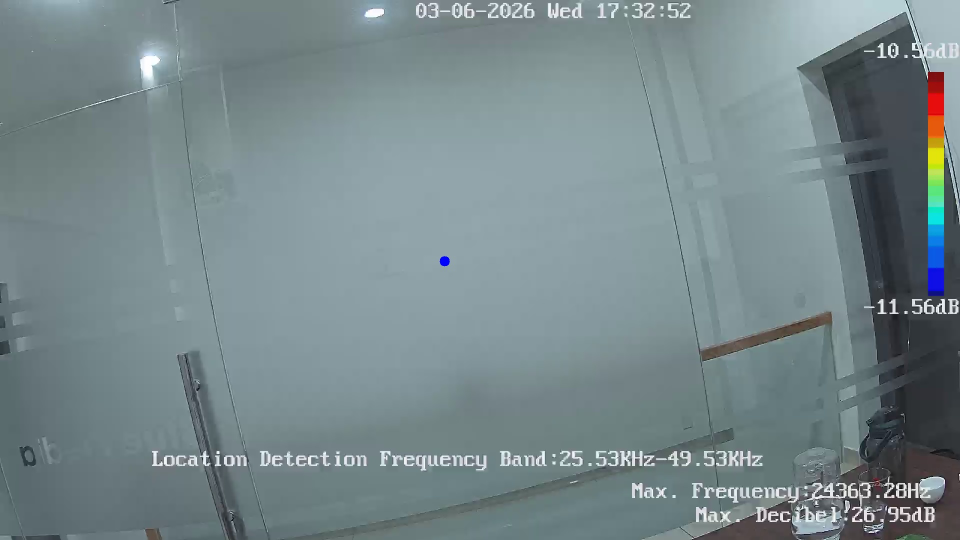
#> input picture scratch/debug_pd_frame.jpg, 1920 x 1080 px, found by its file name (shown at 1/2 size)
$ python test_detection.py
#> lines starting #> are read from the running program, lines starting #| are printed output that depends on the picture; after the words box and inside, x2 and y2 are one past the last pixel; in counts of white or black regions, pixels touching at a corner belong together
import cv2
import numpy as np

img = cv2.imread("/home/admin-/.gemini/antigravity/brain/e3609fcc-ee12-4ad4-9aee-949fcfd4a861/debug_pd_frame.jpg")
#> img is the input picture: shape (1080, 1920, 3); mean B, G, R 138.9, 135.5, 119.2
if img is not None:
    # Resize to 320x240 like the analyzer does
    small = cv2.resize(img, (320, 240))
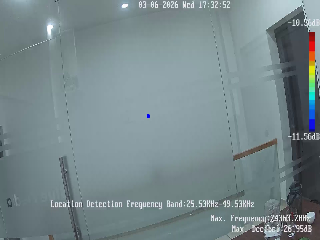
#> small: shape (240, 320, 3); mean B, G, R 138.9, 135.5, 119.2
    small_h, small_w = small.shape[:2]
#> small_h = 240; small_w = 320

    hsv = cv2.cvtColor(small, cv2.COLOR_BGR2HSV)
#> hsv: shape (240, 320, 3); mean H, S, V 95.1, 39.2, 139.9

    m_red1 = cv2.inRange(hsv, (0, 25, 50), (15, 255, 255))
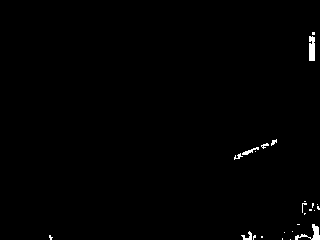
#> m_red1: shape (240, 320); 0.7% white; 25 white regions (18 under 20 px), largest, box (x1, y1, x2, y2) and area: (309, 36, 315, 61) 141, (295, 224, 320, 240) 134, (242, 147, 259, 155) 51
    m_red2 = cv2.inRange(hsv, (160, 25, 50), (180, 255, 255))
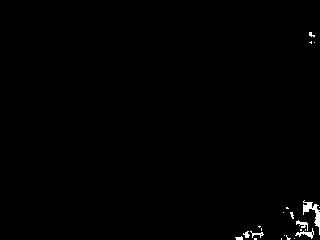
#> m_red2: shape (240, 320); 0.63% white; 22 white regions (16 under 20 px), largest, box (x1, y1, x2, y2) and area: (303, 200, 320, 235) 191, (295, 228, 314, 239) 71, (296, 220, 308, 231) 54, (250, 231, 264, 238) 36, (243, 231, 250, 238) 28, (235, 236, 243, 240) 23
    m_oy   = cv2.inRange(hsv, (15, 25, 50), (35, 255, 255))
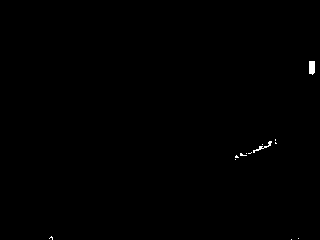
#> m_oy: shape (240, 320); 0.22% white; 13 white regions (11 under 20 px), largest, box (x1, y1, x2, y2) and area: (309, 61, 315, 75) 78, (253, 141, 272, 153) 50
    mask = m_red1 | m_red2 | m_oy
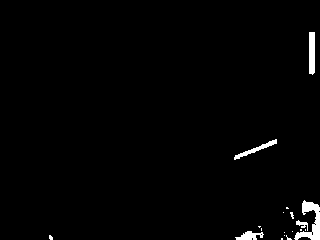
#> mask: shape (240, 320); 1.5% white; 18 white regions (13 under 20 px), largest, box (x1, y1, x2, y2) and area: (294, 200, 320, 240) 446, (309, 32, 315, 75) 252, (234, 139, 277, 160) 189, (235, 231, 264, 240) 153, (296, 220, 308, 231) 57

    # Apply masking boundaries
    mask[:, int(small_w * 0.84):] = 0 # Right side (color bar)
    mask[:, :int(small_w * 0.05)] = 0 # Left side (potential border noise)
    mask[:int(small_h * 0.05), :] = 0 # Top side
    mask[int(small_h * 0.95):, :] = 0 # Bottom side
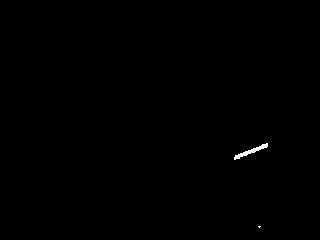
#> mask: shape (240, 320); 0.19% white; 2 white regions (1 under 20 px), largest, box (x1, y1, x2, y2) and area: (234, 143, 268, 160) 145

    kernel = np.ones((3, 3), np.uint8)
    mask = cv2.morphologyEx(mask, cv2.MORPH_OPEN, kernel)
#> mask: shape (240, 320); 0.18% white; 1 white region
    mask = cv2.morphologyEx(mask, cv2.MORPH_CLOSE, kernel)

    contours, _ = cv2.findContours(mask, cv2.RETR_EXTERNAL, cv2.CHAIN_APPROX_SIMPLE)
#> contours = 1 contour; box (x1, y1, x2, y2) and area: (235, 144, 268, 159) 103
    print("Found", len(contours), "contours")
#| Found 1 contours
    candidates = []
    for c in contours:
        area = cv2.contourArea(c)
        print("Contour area:", area)
        if area < 3:
            continue
        candidates.append((area, c))
#> this loop made 1 pass
#> area on pass 1: 103
#| Contour area: 103.0
#> after the loop, candidates = 1 item

    if candidates:
        area, largest = max(candidates, key=lambda t: t[0])
#> largest = contour of 42 points, box (x1, y1, x2, y2) (235, 144, 268, 159), area 103
        M = cv2.moments(largest)
#> M = moments, m00 103, centre m10/m00, m01/m00 = (250.9, 150.8)
        if M["m00"] > 0:
            cx = M["m10"] / M["m00"]
#> cx = 250.9
            cy = M["m01"] / M["m00"]
#> cy = 150.8
            print(f"Hotspot detected at: cx={cx/small_w:.3f}, cy={cy/small_h:.3f} (area={area:.1f})")
#| Hotspot detected at: cx=0.784, cy=0.628 (area=103.0)
        else:
            print("Moments m00 is 0")
    else:
        print("No candidates found")
else:
    print("Could not read image")
